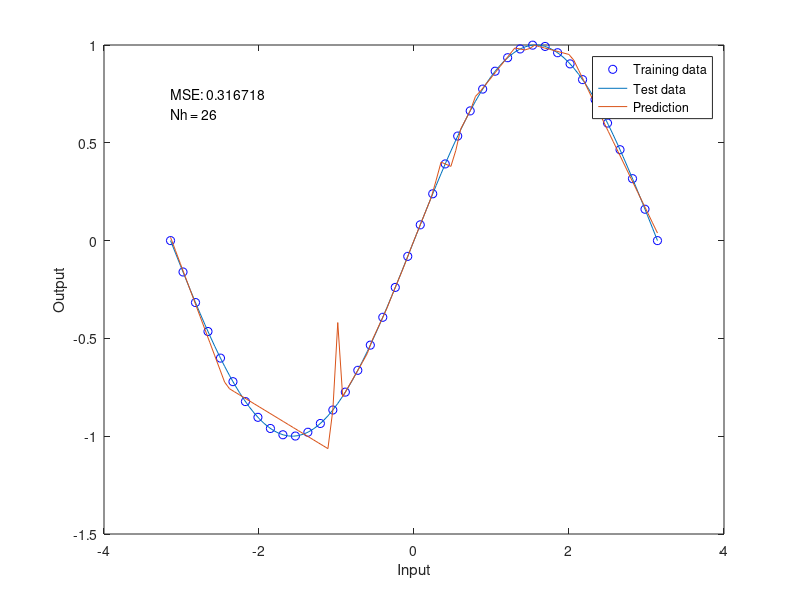

Here is the MATLAB script that generated this plot:
clear all

%% Set up parameters
N = 40; % Number of training samples
epsilon = 0.0; % Amount of label noise
Nh = 26;
lambda = 0;

%% Make dataset
target_fn = @(t) sin(t);
x = linspace(-pi,pi,N);
y = target_fn(x) + epsilon*randn(size(x));

Ntest = 100;
x_test = linspace(-pi,pi,Ntest);
y_test = target_fn(x_test);

Ni = 2;

%% Compute network activity

J = randn(Nh,Ni)/Nh;

h = J*[x; ones(1,N)];
h(h<0)=0;

h_test = J*[x_test; ones(1,Ntest)];
h_test(h_test<0)=0;


%% Now train linear regression to map from h to y

w = (y*h.')*pinv(h*h.' + lambda*eye(size(h,1)));

y_pred = w*h_test;

mean_squared_error = norm(y_test-y_pred).^2;


plot(x,y,'ob')
hold on
plot(x_test,y_test)
hold on
plot(x_test,y_pred)

text(-pi,[.1 .9]*get(gca,'YLim')',sprintf('MSE: %g ', mean_squared_error))
text(-pi,[.1 .8]*get(gca,'YLim')',sprintf('Nh = %g', Nh))
xlabel('Input')
ylabel('Output')
legend('Training data','Test data','Prediction')
